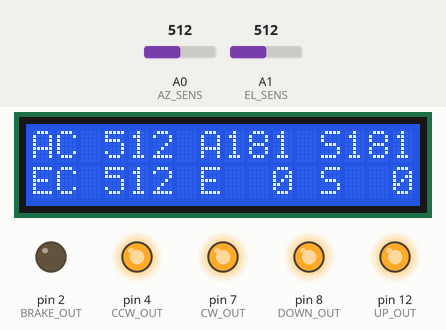
Recording of a sketch running on a simulated Arduino Uno, built with avr-gcc and run on an emulated ATmega328P. Shown: 16×2 character LCD, output pins drawn as LEDs (lit = HIGH). Inputs (shaded band) come from the test bench; at power-on: A0 (AZ_SENS) = 512, A1 (EL_SENS) = 512.

Above: at 1.2 s.
1.3 s: A0 (AZ_SENS) set to 490
At 3.3 s:
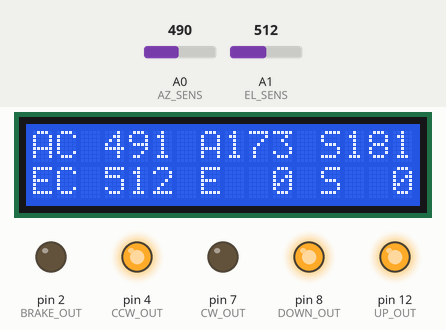
3.5 s: A1 (EL_SENS) set to 500
At 6.2 s:
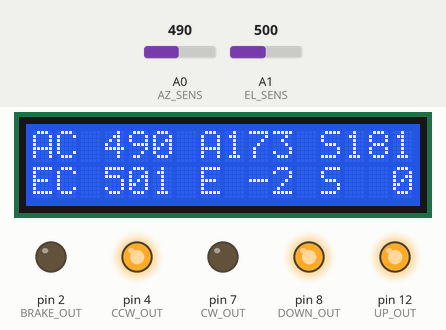
6.5 s: A1 (EL_SENS) set to 716
At 8.3 s:
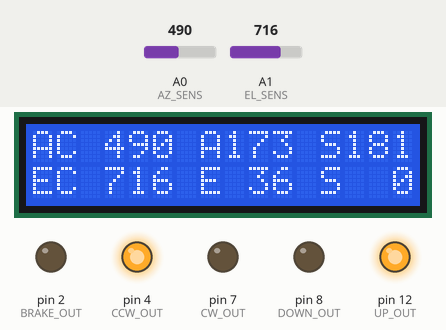
9.2 s: A0 (AZ_SENS) set to 716
At 11.4 s:
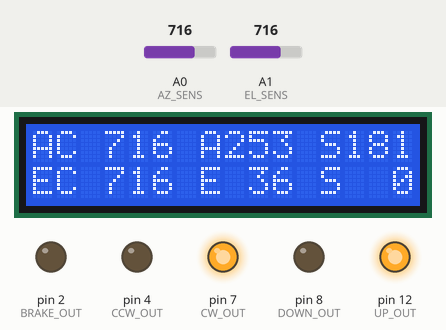
11.9 s: A1 (EL_SENS) set to 80
At 13.9 s:
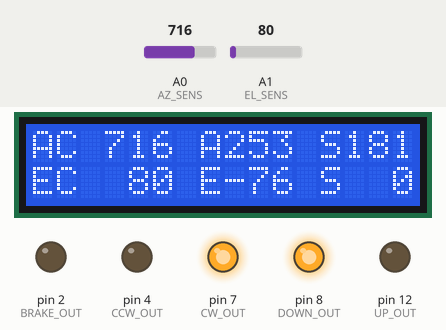
14.2 s: A0 (AZ_SENS) set to 511
At 16.1 s:
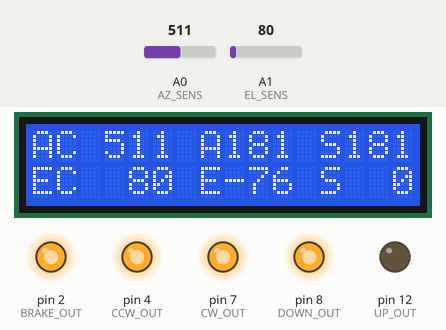
Timing chart, 0 to 17.6 s (numbered marks = the images above; inputs shaded):
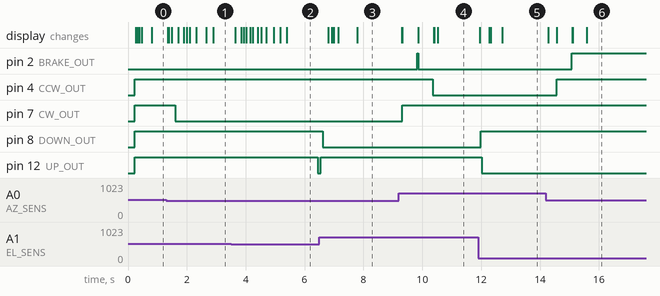

The sketch:

rotor.ino
```cpp
// Rotor controller for satellite tracking
// Written for SK2GJ UHF/VHF antennas
// Carl-Fredrik Enell SM2YHP 2022
// fredrik@i-kiruna.se

#include <Wire.h>
#include <LiquidCrystal_I2C.h>
#include <FiniteStateMachine.h>
#include <SimpleKalmanFilter.h>

// Pin configuration
#define AZ_SENS A0
#define EL_SENS A1
#define BRAKE_OUT 2
#define CCW_OUT 4
#define CW_OUT 7
#define DOWN_OUT 8
#define UP_OUT 12

// Angle calibrations
#define AZOFFSET 0.0
#define AZREADMIN 0.0
#define AZREADMAX 1019.0
#define ELOFFSET 90.0
#define ELREADMIN 0.0
#define ELREADMAX 1021.0
#define TOL 2.0

// 2x16 I2C LCD, default address 0x27
LiquidCrystal_I2C lcd(0x27,16,2);

// Motor states
State CW = State(startCW);
State CCW = State(startCCW);
State DOWN = State(startDown);
State UP = State(startUp);
State STOP_AZ = State(stopAz);
State STOP_EL = State(stopEl);
State BRAKE_ON = State(brakeOn);
State BRAKE_OFF = State(brakeOff);

// Initiate FSMs
FSM Azimuth = FSM(STOP_AZ);
FSM Brake = FSM(BRAKE_ON);
FSM Elevation = FSM(STOP_EL);

// Set up filter
SimpleKalmanFilter AzFilt(1, 1, 0.01);
SimpleKalmanFilter ElFilt(1, 1, 0.01);

// Global variables
float AzRead;  // Read azimuth AD counts
float AzCalc; // Corrected azimuth
float AzSet;  // Set azimuth
float ElRead;
float ElCalc;
float ElSet;
// To keep track of motor run times
unsigned long azRun=0;
unsigned long elRun=0;
// Serial in
char inChar=(char)"*";
char prevChar=(char)"*";
String numStr="";
// Text output
char lcdOut[17];
char AzReadOut[5];
char AzCalcOut[4];
char AzSetOut[4];
char ElReadOut[5];
char ElCalcOut[4];
char ElSetOut[4];

// Angle calibrations
float CtoA(float counts) {
  float az;
  az=360.0*(counts-AZREADMIN)/AZREADMAX;
  az-=AZOFFSET;
  if(az<0) az+=360.0;
  if(az>360) az-=360.0;
  return az;
}

float CtoE(float counts) {
  float el;
  el=180.0*(counts-ELREADMIN)/ELREADMAX;
  el-=ELOFFSET;
  return el;
}


void setup() {
  // Prepare outputs
  pinMode(CCW_OUT, OUTPUT);
  pinMode(CW_OUT, OUTPUT);
  pinMode(DOWN_OUT, OUTPUT);
  pinMode(UP_OUT, OUTPUT);
  pinMode(BRAKE_OUT, OUTPUT);
  // Init angles to current at startup
  AzCalc=CtoA(analogRead(AZ_SENS));
  AzSet=AzCalc;
  ElCalc=CtoE(analogRead(EL_SENS));
  ElSet=ElCalc;
  // Prepare LCD
  lcd.init();
  lcd.backlight();
  lcd.clear();
  // Start serial communication
  Serial.begin(9600);
  numStr.reserve(8);
  // Set up timer 2
  TIMSK2 = (TIMSK2 & B11111110) | 0x01; //Enable overflow interrupt
  TCCR2B = (TCCR2B & B11111000) | 0x07; //Divisor 1024 -> Overflow interval ~16 ms
}

// Main program
void loop() {
  // ADC to angles
  AzCalc=CtoA(AzRead);
  ElCalc=CtoE(ElRead);
  // Compare set and measured angles
  if(AzCalc-AzSet > TOL) {
    if(Azimuth.isInState(STOP_AZ)) Azimuth.transitionTo(CCW);
  }
  else if(AzCalc-AzSet < -TOL) {
    if(Azimuth.isInState(STOP_AZ)) Azimuth.transitionTo(CW);
  }
  else if(abs(AzCalc-AzSet)<=TOL) {
    if(Azimuth.isInState(CCW) || Azimuth.isInState(CW)) Azimuth.transitionTo(STOP_AZ);
  }
  if(ElCalc-ElSet > TOL) {
    if(Elevation.isInState(STOP_EL)) Elevation.transitionTo(DOWN);
  }
  else if(ElCalc-ElSet < -TOL) {
    if(Elevation.isInState(STOP_EL)) Elevation.transitionTo(UP);
  }
  else if (abs(ElCalc-ElSet)<=TOL) {
    if(Elevation.isInState(DOWN) || Elevation.isInState(UP)) Elevation.transitionTo(STOP_EL);
  }
  // Run the state machines
  Azimuth.update();
  Elevation.update();

  // Safety check that motors have not been running too long
  if(!Azimuth.isInState(STOP_AZ)){
    if(millis()-azRun > 60000){
      Azimuth.transitionTo(STOP_AZ);
      Azimuth.update();
      lcd.clear();
      lcd.print("* AZ PANIC OFF *");
    }
  }
  if(!Elevation.isInState(STOP_EL)) {
    if(millis()-elRun > 60000){
      Elevation.transitionTo(STOP_EL);
      Elevation.update();
      lcd.clear();
      lcd.print("* EL PANIC OFF *");
    }
  }

  // Update the display
  dtostrf(AzRead,4,0,AzReadOut);
  dtostrf(AzCalc,3,0,AzCalcOut);
  dtostrf(AzSet,3,0,AzSetOut);
  sprintf(lcdOut, "AC%s A%s S%s",AzReadOut,AzCalcOut,AzSetOut);
  lcd.setCursor(0,0);
  lcd.print(lcdOut);
  dtostrf(ElRead,4,0,ElReadOut);
  dtostrf(ElCalc,3,0,ElCalcOut);
  dtostrf(ElSet,3,0,ElSetOut);
  sprintf(lcdOut,"EC%s E%s S%s",ElReadOut,ElCalcOut,ElSetOut);
  lcd.setCursor(0,1);
  lcd.print(lcdOut);
}// End of main loop

// Read pots at timer interrupt
ISR(TIMER2_OVF_vect)
{
  int val;
  // Read angle
  val=analogRead(AZ_SENS); // 0-5V divider
  AzRead=AzFilt.updateEstimate((float)val);
  val=analogRead(EL_SENS); // 0-5 V divider
  ElRead=ElFilt.updateEstimate((float)val);
}

// Parse serial input
void serialEvent(){
  while(Serial.available()){
    inChar=(char)Serial.read();
    if(prevChar=='A' and inChar=='Z'){
      // Azimuth change request
      numStr="";
      while(Serial.available()) {
         inChar = (char)Serial.read();
         numStr+=inChar;
         if(inChar=='.'){
           //Protocol mandates exactly one decimal place
           inChar = (char)Serial.read();
           numStr+=inChar;
           AzSet=numStr.toFloat();
           if(AzSet<0.0) AzSet+=360.0;
           if(AzSet>360.0) AzSet-=360.0;
           break;
         }
      }
    }
    if(prevChar=='E' and inChar=='L'){
      // Elevation change request
      numStr="";
      while(Serial.available()) {
         inChar = (char)Serial.read();
         numStr+=inChar;
         if(inChar=='.'){
           inChar = (char)Serial.read();
           numStr+=inChar;
           ElSet=numStr.toFloat();
           if(ElSet<0.0) ElSet=0.0;
           if(ElSet>90.0) ElSet=90.0;
           break;
         }
      }
    }
    prevChar=inChar;
  } // end while
} //end serialEvent

// State functions
void startCCW(){
  // Release the brake
  if(Brake.isInState(BRAKE_ON)){
    Brake.transitionTo(BRAKE_OFF);
    Brake.update();
    delay(500);
  }
  // On inverted logic
  digitalWrite(CCW_OUT, LOW);
  // Keep track of run time
  azRun=millis();
}

void startCW(){
  if(Brake.isInState(BRAKE_ON)){
    Brake.transitionTo(BRAKE_OFF);
    Brake.update();
    delay(100);
  }
  digitalWrite(CW_OUT, LOW);
  azRun=millis();
}

void startDown(){
  // On inverted logic
  digitalWrite(DOWN_OUT, LOW);
  elRun=millis();
}

void startUp(){
  // On inverted logic
  digitalWrite(UP_OUT, LOW);
  elRun=millis();
}

void stopAz(){
  // Off inverted logic
  digitalWrite(CCW_OUT, HIGH);
  digitalWrite(CW_OUT, HIGH);
  // Activate brake
  if(Brake.isInState(BRAKE_OFF)){
    delay(500);
    Brake.transitionTo(BRAKE_ON);
    Brake.update();
  }
}

void stopEl(){
  digitalWrite(DOWN_OUT, HIGH);
  digitalWrite(UP_OUT, HIGH);
}

void brakeOn(){
  digitalWrite(BRAKE_OUT, HIGH); //Relay -solenoid off
}

void brakeOff(){
  digitalWrite(BRAKE_OUT, LOW); //Solenoid on releases brake
}
```

Measured:
- the behaviour switches between 506 and 505 on A0 (AZ_SENS) (found by bisection; images 0 and 1)
- after the input at 1.3 s, pin 7 (CW_OUT): HIGH → LOW after 0.31 s; the display: first changes after 0.05 s (image 1 shows a later state)
- after the input at 3.5 s, pin 12 (UP_OUT): HIGH → LOW after 3.0 s; the display: first changes after 0.15 s (image 2 shows a later state)
- after the input at 6.5 s, pin 8 (DOWN_OUT): HIGH → LOW after 0.11 s; pin 12 (UP_OUT): LOW → HIGH after 0.05 s; the display: first changes after 0.31 s (image 3 shows a later state)
- after the input at 9.2 s, pin 2 (BRAKE_OUT): LOW → HIGH after 0.63 s, → LOW 0.03 s later; pin 4 (CCW_OUT): HIGH → LOW after 1.2 s; pin 7 (CW_OUT): LOW → HIGH after 0.13 s; the display: first changes after 0.09 s (image 4 shows a later state)
- after the input at 11.9 s, pin 8 (DOWN_OUT): LOW → HIGH after 0.09 s; pin 12 (UP_OUT): HIGH → LOW after 0.12 s; the display: first changes after 0.05 s (image 5 shows a later state)
- after the input at 14.2 s, pin 2 (BRAKE_OUT): LOW → HIGH after 0.87 s; pin 4 (CCW_OUT): LOW → HIGH after 0.37 s; the display: first changes after 0.08 s (image 6 shows a later state)
